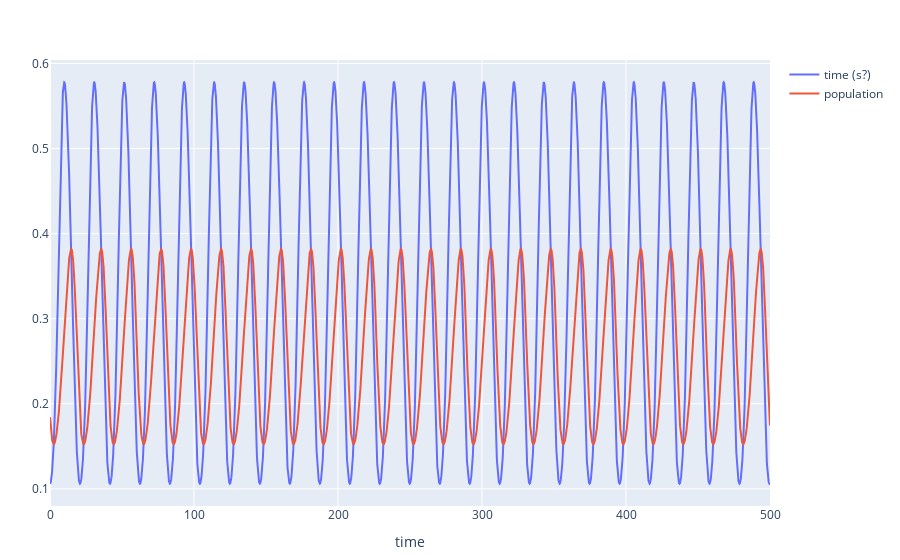

The cell this chart's notebook holds for it:
### Code cell
function predprey(u, t)

    # println(u)

    if(!isapprox(length(u), 2.0; atol=eps(Float64), rtol=0))
        throw(error("Please make sure you have entered two initial conditions for the function."))
    end

    a = 1
    b = 0.2
    d = 0.1
    x = u[1]    
    y = u[2]
    
    x_dot = x.*(1-x)- (a.*x.*y)./(d + x)
    y_dot = b.*y.*(1 - (y./x))
    
    return [x_dot y_dot]
end

t = 0:0.1:500
u0 = [.57787148 .2861488]
u0 = [0.106039 0.184191]


include("../visualisation.jl")

plot_ode(predprey, u0, t, ["time (s?)" "population"])

### Figure 1 — Plotly figure (JSON) as saved in the notebook; plotly's stock layout.template omitted (floating-point values rounded to 4 significant figures; data arrays with more than 128 entries replaced by an {"elided": "..."} marker saying what was removed)
{"data": [{"mode": "lines", "name": "time (s?)", "showlegend": true, "type": "scatter", "x": {"elided": "5001 float values"}, "y": {"elided": "5001 float values"}}, {"mode": "lines", "name": "population", "showlegend": true, "type": "scatter", "x": {"elided": "5001 float values"}, "y": {"elided": "5001 float values"}}], "layout": {"margin": {"b": 50, "l": 50, "r": 50, "t": 60}, "xaxis": {"title": {"text": "time"}}}}
